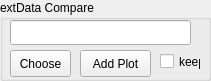
    <widget class="QGroupBox" name="groupBox_3">
     <property name="geometry">
      <rect>
       <x>620</x>
       <y>150</y>
       <width>211</width>
       <height>81</height>
      </rect>
     </property>
     <property name="title">
      <string>extData Compare</string>
     </property>
     <widget class="QLineEdit" name="extDataPath">
      <property name="geometry">
       <rect>
        <x>10</x>
        <y>20</y>
        <width>181</width>
        <height>25</height>
       </rect>
      </property>
     </widget>
     <widget class="QPushButton" name="btnChooseExtDataFile">
      <property name="geometry">
       <rect>
        <x>10</x>
        <y>50</y>
        <width>61</width>
        <height>27</height>
       </rect>
      </property>
      <property name="text">
       <string>Choose</string>
      </property>
     </widget>
     <widget class="QPushButton" name="btnAddToPlot">
      <property name="geometry">
       <rect>
        <x>80</x>
        <y>50</y>
        <width>71</width>
        <height>27</height>
       </rect>
      </property>
      <property name="text">
       <string>Add Plot</string>
      </property>
     </widget>
     <widget class="QCheckBox" name="checkExtDataKeep">
      <property name="geometry">
       <rect>
        <x>160</x>
        <y>50</y>
        <width>41</width>
        <height>23</height>
       </rect>
      </property>
      <property name="text">
       <string>keep</string>
      </property>
     </widget>
    </widget>
